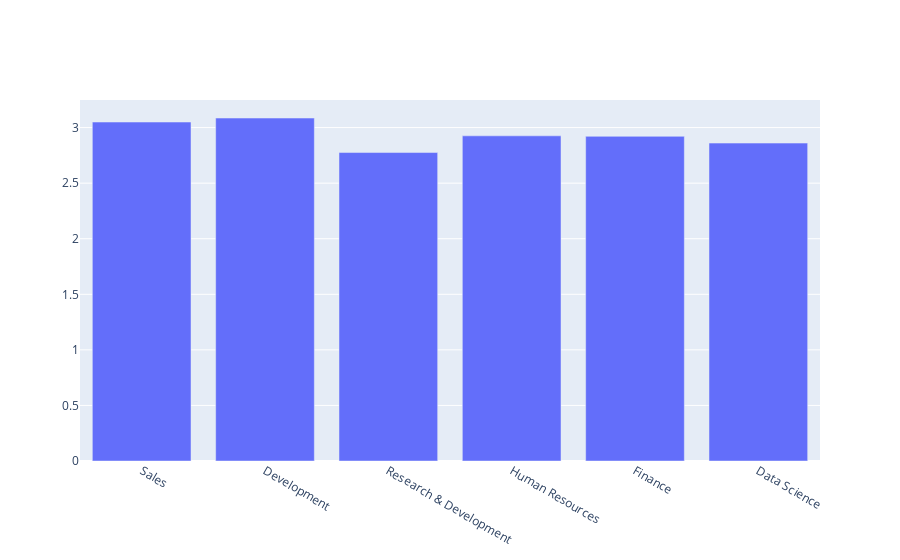

Source (notebook cell):
### Code cell
data = [go.Bar(
            x=df['EmpDepartment'].value_counts().index.values,
            y= empdept.mean()['PerformanceRating'],
    )]

py.iplot(data, filename='basic-bar')

### Figure 1 — Plotly figure (JSON) as saved in the notebook; plotly's stock layout.template omitted (floating-point values rounded to 4 significant figures)
{"data": [{"type": "bar", "x": ["Sales", "Development", "Research & Development", "Human Resources", "Finance", "Data Science"], "y": [3.05, 3.086, 2.776, 2.926, 2.921, 2.861]}], "layout": {}}
